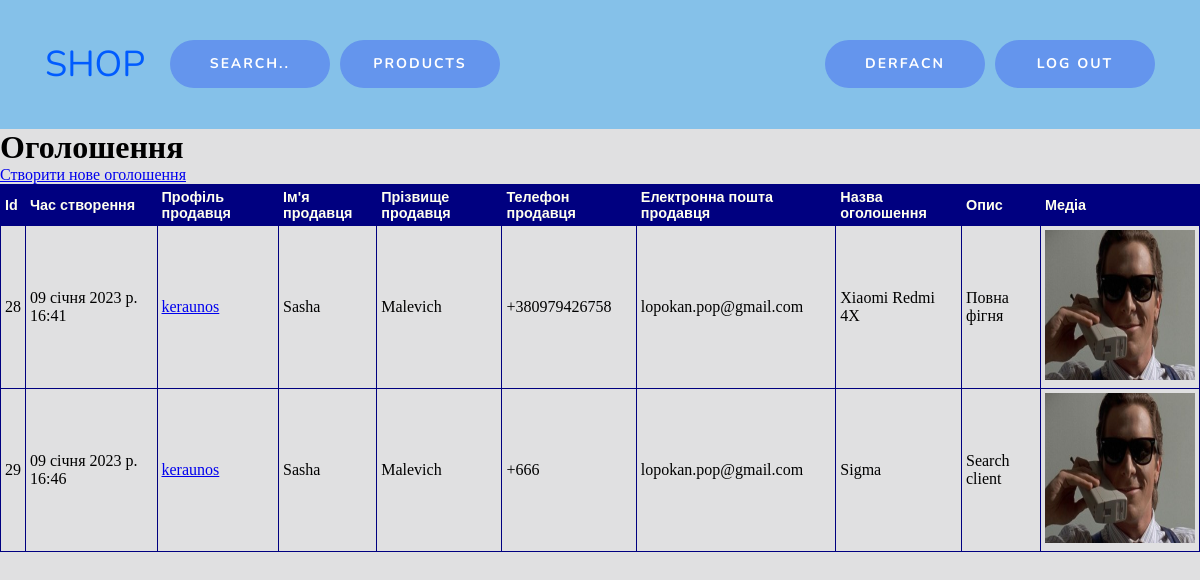
Screenshot of /products/ (signed in) with the database file from the repository.
### products/models.py (models this page shows, shortened)
class Product(models.Model):
    product_dt = models.DateTimeField(auto_now=True, verbose_name="Час створення")
    product_username = models.CharField(max_length=100, verbose_name="Ім'я користувача")
    product_name = models.CharField(max_length=100, verbose_name="Ім'я продавця")
    product_lastname = models.CharField(max_length=100, verbose_name="Прізвище продавця")
    product_phone = models.CharField(max_length=20, verbose_name="Номер телефону")
    product_email = models.CharField(max_length=254, verbose_name="Електронна пошта продавця")
    product_productname = models.CharField(max_length=100, verbose_name="Назва товару")
    product_description = models.CharField(max_length=500, verbose_name="Опис товару")
    product_media = models.ImageField(upload_to="images/", verbose_name="Фотографії товару")
    class Meta:
        verbose_name = "Товар"
        verbose_name_plural = "Товари"

### products/views.py (the view)
# urls.py: path("products/", include("products.urls")),
def products(request):
    product_list = Product.objects.all()
    return render(request, "products/products.html", {"product_list": product_list})

### products/templates/products/products.html (shortened to what this page needs)
{% include 'base/base.html' %}
{% include 'base/header.html' %}
{% block content %}
<h1>Оголошення </h1><a href="sell/">Створити нове оголошення</a>
{% if product_list %}
<table border="1">
    <tr>
        <th>Id</th>
        <th>Час створення</th>
        <th>Профіль продавця</th>
        <th>Ім'я продавця</th>
        <th>Прізвище продавця</th>
        <th>Телефон продавця</th>
        <th>Електронна пошта продавця</th>
        <th>Назва оголошення</th>
        <th>Опис</th>
        <th>Медіа</th>
    </tr>
    {% for object in product_list %}
    <tr>
        <td>{{ object.id }}</td>
        <td>{{ object.product_dt }}</td>
        <td><a href="/accounts/?current={{ object.product_username }}">{{ object.product_username }}</a></td>
        <td>{{ object.product_name }}</td>
        <td>{{ object.product_lastname }}</td>
        <td>{{ object.product_phone }}</td>
        <td>{{ object.product_email }}</td>
        <td>{{ object.product_productname }}</td>
        <td>{% if object.product_description %} {{ object.product_description }} {% else %} Опис відсутній {% endif %}</td>
        <td><a href="{{object.product_media.url }}"><img src="{{object.product_media.url }}" alt="connect" width="150" height="150"/></a></td>
    </tr>
    {% endfor %}
</table>
{% else %}
Таблиця наразі пуста. Заповніть заявку вище.
{% endif %}
{% endblock %}

### templates/base/header.html (shortened to what this page needs)
<!DOCTYPE html>
<html lang="eu">
<head>
  {% load static %}
  <link rel="stylesheet" href="{% static 'style/header_style.css' %}">
</head>
<body>
{% block header %}
<div class="header">
  <a href="/" class="logo">SHOP</a>
  {% if user.is_authenticated %}
  <a href="{% url 'logout' %}" class="right"><button class="button">Log Out</button></a>
    <a href="/accounts/?current={{ user.username }}" class="right"><button class="button">{{ user.username}}</button></a>
    <a href="/accounts/"><button class="button">Search..</button></a>
    <a href="/products"><button class="button">Products</button></a>
{% else %}
    <a href="{% url 'login' %}" class="right"><button class="button">Sign In</button></a>
    <a href="/accounts/signup/" class="right"><button class="button">Sign Up</button></a>
{% endif %}
</div>
{% endblock %}
</body>
</html>

### static/style/header_style.css (style rules this page uses)
* { margin: 0; }
.header { padding: 40px; text-align: center; background: #85c1e9; color: white; overflow: hidden; position: sticky; }
.header a { float: left; margin-left: 5px; margin-right: 5px; display: block; text-decoration: none; }
.header a.right { float: right; }
.header a.logo { font-size: 36px; font-family: 'Nunito', sans-serif; margin-right: 20px; font-weight: black; color: #005bff; }
.button { font-family: 'Nunito', sans-serif; display: inline-block; outline: none; cursor: pointer; font-size: 14px; line-height: 1; border-radius: 500px; transition-property: background-color,border-color,color,box-shadow,filter; transition-duration: .3s; border: 1px solid transparent; letter-spacing: 2px; min-width: 160px; text-transform: uppercase; white-space: normal; font-weight: 700; text-align: center; padding: 16px 14px 18px; color: #fff; background-color: #6495ED; height: 48px; }

### templates/base/base.html (style rules this page uses)
body { background: #e0e0e1; }

### products/templates/products/products.html (style rules this page uses)
table { width: 100%; border-collapse: collapse; }
td, th { padding: 4px; border: 1px solid #000080; }
th { background: #000080; color: #ffe; text-align: left; font-family: Arial, Helvetica, sans-serif; font-size: 0.9em; }

### rows the page displays
Product: id "28", product_dt "09 січня 2023 р. 16:41", product_username "keraunos", product_name "Sasha", product_lastname "Malevich", product_phone "+380979426758", product_email "lopokan.pop@gmail.com", product_productname "Xiaomi Redmi 4X", product_description "Повна фігня", product_media (picture)
Product: id "29", product_dt "09 січня 2023 р. 16:46", product_username "keraunos", product_name "Sasha", product_lastname "Malevich", product_phone "+666", product_email "lopokan.pop@gmail.com", product_productname "Sigma", product_description "Search client", product_media (picture)

### other values shown
{{ user.username }} "DERFACN"
